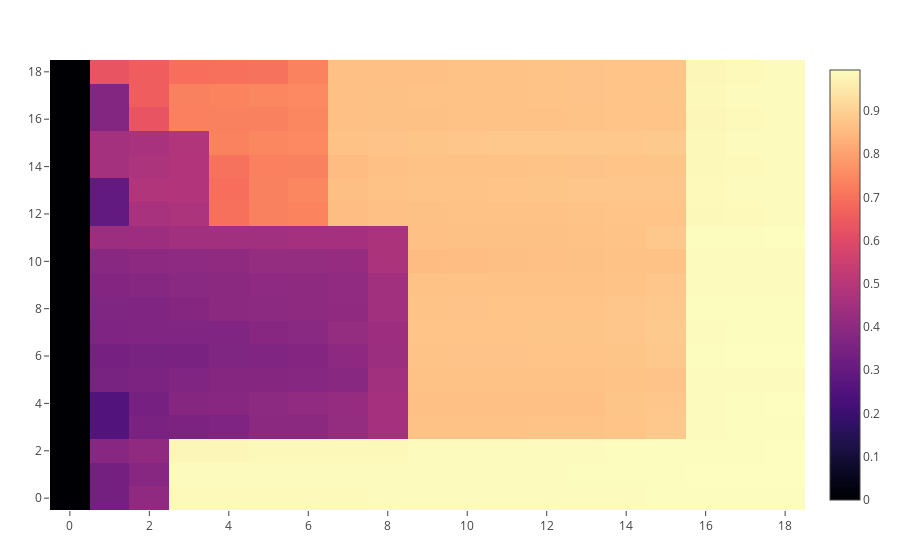

Source (notebook cell):
### Code cell
plot([heatmap(z=d2, transpose=true, colorscale=magma)])

### Figure 1 — Plotly figure (JSON) as saved in the notebook; plotly's stock layout.template omitted (floating-point values rounded to 4 significant figures; data arrays with more than 128 entries replaced by an {"elided": "..."} marker saying what was removed)
{"data": [{"colorscale": {"elided": "256x2 mixed values"}, "transpose": true, "type": "heatmap", "z": {"elided": "19x19 float values"}}], "layout": {"margin": {"b": 50, "l": 50, "r": 50, "t": 60}}}
